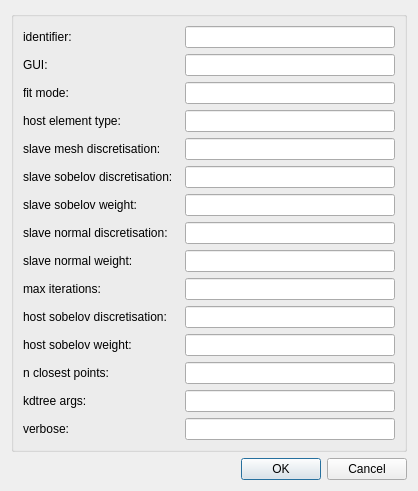
<?xml version="1.0" encoding="UTF-8"?>
<ui version="4.0">
 <class>ConfigureDialog</class>
 <widget class="QDialog" name="Dialog">
  <property name="geometry">
   <rect>
    <x>0</x>
    <y>0</y>
    <width>418</width>
    <height>303</height>
   </rect>
  </property>
  <property name="windowTitle">
   <string>ConfigureDialog</string>
  </property>
  <layout class="QGridLayout" name="gridLayout">
   <item row="0" column="0">
    <widget class="QGroupBox" name="configGroupBox">
     <property name="title">
      <string/>
     </property>
     <layout class="QFormLayout" name="formLayout">
      <item row="0" column="0">
       <widget class="QLabel" name="label0">
        <property name="text">
         <string>identifier:  </string>
        </property>
       </widget>
      </item>
      <item row="0" column="1">
       <widget class="QLineEdit" name="lineEdit0"/>
      </item>

      <item row="1" column="0">
       <widget class="QLabel" name="label1">
        <property name="text">
         <string>GUI:  </string>
        </property>
       </widget>
      </item>
      <item row="1" column="1">
       <widget class="QLineEdit" name="lineEdit1"/>
      </item>

      <item row="2" column="0">
       <widget class="QLabel" name="label2">
        <property name="text">
         <string>fit mode:  </string>
        </property>
       </widget>
      </item>
      <item row="2" column="1">
       <widget class="QLineEdit" name="lineEdit2"/>
      </item>

      <item row="3" column="0">
       <widget class="QLabel" name="label3">
        <property name="text">
         <string>host element type:  </string>
        </property>
       </widget>
      </item>
      <item row="3" column="1">
       <widget class="QLineEdit" name="lineEdit3"/>
      </item>

      <item row="4" column="0">
       <widget class="QLabel" name="label4">
        <property name="text">
         <string>slave mesh discretisation:  </string>
        </property>
       </widget>
      </item>
      <item row="4" column="1">
       <widget class="QLineEdit" name="lineEdit4"/>
      </item>

      <item row="5" column="0">
       <widget class="QLabel" name="label5">
        <property name="text">
         <string>slave sobelov discretisation:  </string>
        </property>
       </widget>
      </item>
      <item row="5" column="1">
       <widget class="QLineEdit" name="lineEdit5"/>
      </item>

      <item row="6" column="0">
       <widget class="QLabel" name="label6">
        <property name="text">
         <string>slave sobelov weight:  </string>
        </property>
       </widget>
      </item>
      <item row="6" column="1">
       <widget class="QLineEdit" name="lineEdit6"/>
      </item>

      <item row="7" column="0">
       <widget class="QLabel" name="label7">
        <property name="text">
         <string>slave normal discretisation:  </string>
        </property>
       </widget>
      </item>
      <item row="7" column="1">
       <widget class="QLineEdit" name="lineEdit7"/>
      </item>

      <item row="8" column="0">
       <widget class="QLabel" name="label8">
        <property name="text">
         <string>slave normal weight:  </string>
        </property>
       </widget>
      </item>
      <item row="8" column="1">
       <widget class="QLineEdit" name="lineEdit8"/>
      </item>

      <item row="9" column="0">
       <widget class="QLabel" name="label9">
        <property name="text">
         <string>max iterations:  </string>
        </property>
       </widget>
      </item>
      <item row="9" column="1">
       <widget class="QLineEdit" name="lineEdit9"/>
      </item>

      <item row="10" column="0">
       <widget class="QLabel" name="label10">
        <property name="text">
         <string>host sobelov discretisation:  </string>
        </property>
       </widget>
      </item>
      <item row="10" column="1">
       <widget class="QLineEdit" name="lineEdit10"/>
      </item>

      <item row="11" column="0">
       <widget class="QLabel" name="label11">
        <property name="text">
         <string>host sobelov weight:  </string>
        </property>
       </widget>
      </item>
      <item row="11" column="1">
       <widget class="QLineEdit" name="lineEdit11"/>
      </item>

      <item row="12" column="0">
       <widget class="QLabel" name="label12">
        <property name="text">
         <string>n closest points:  </string>
        </property>
       </widget>
      </item>
      <item row="12" column="1">
       <widget class="QLineEdit" name="lineEdit12"/>
      </item>

      <item row="13" column="0">
       <widget class="QLabel" name="label13">
        <property name="text">
         <string>kdtree args:  </string>
        </property>
       </widget>
      </item>
      <item row="13" column="1">
       <widget class="QLineEdit" name="lineEdit13"/>
      </item>

      <item row="14" column="0">
       <widget class="QLabel" name="label14">
        <property name="text">
         <string>verbose:  </string>
        </property>
       </widget>
      </item>
      <item row="14" column="1">
       <widget class="QLineEdit" name="lineEdit14"/>
      </item>
     </layout>
    </widget>
   </item>
   <item row="1" column="0">
    <widget class="QDialogButtonBox" name="buttonBox">
     <property name="orientation">
      <enum>Qt::Horizontal</enum>
     </property>
     <property name="standardButtons">
      <set>QDialogButtonBox::Cancel|QDialogButtonBox::Ok</set>
     </property>
    </widget>
   </item>
  </layout>
 </widget>
 <resources/>
 <connections>
  <connection>
   <sender>buttonBox</sender>
   <signal>accepted()</signal>
   <receiver>ConfigureDialog</receiver>
   <slot>accept()</slot>
   <hints>
    <hint type="sourcelabel">
     <x>248</x>
     <y>254</y>
    </hint>
    <hint type="destinationlabel">
     <x>157</x>
     <y>274</y>
    </hint>
   </hints>
  </connection>
  <connection>
   <sender>buttonBox</sender>
   <signal>rejected()</signal>
   <receiver>ConfigureDialog</receiver>
   <slot>reject()</slot>
   <hints>
    <hint type="sourcelabel">
     <x>316</x>
     <y>260</y>
    </hint>
    <hint type="destinationlabel">
     <x>286</x>
     <y>274</y>
    </hint>
   </hints>
  </connection>
 </connections>
</ui>
